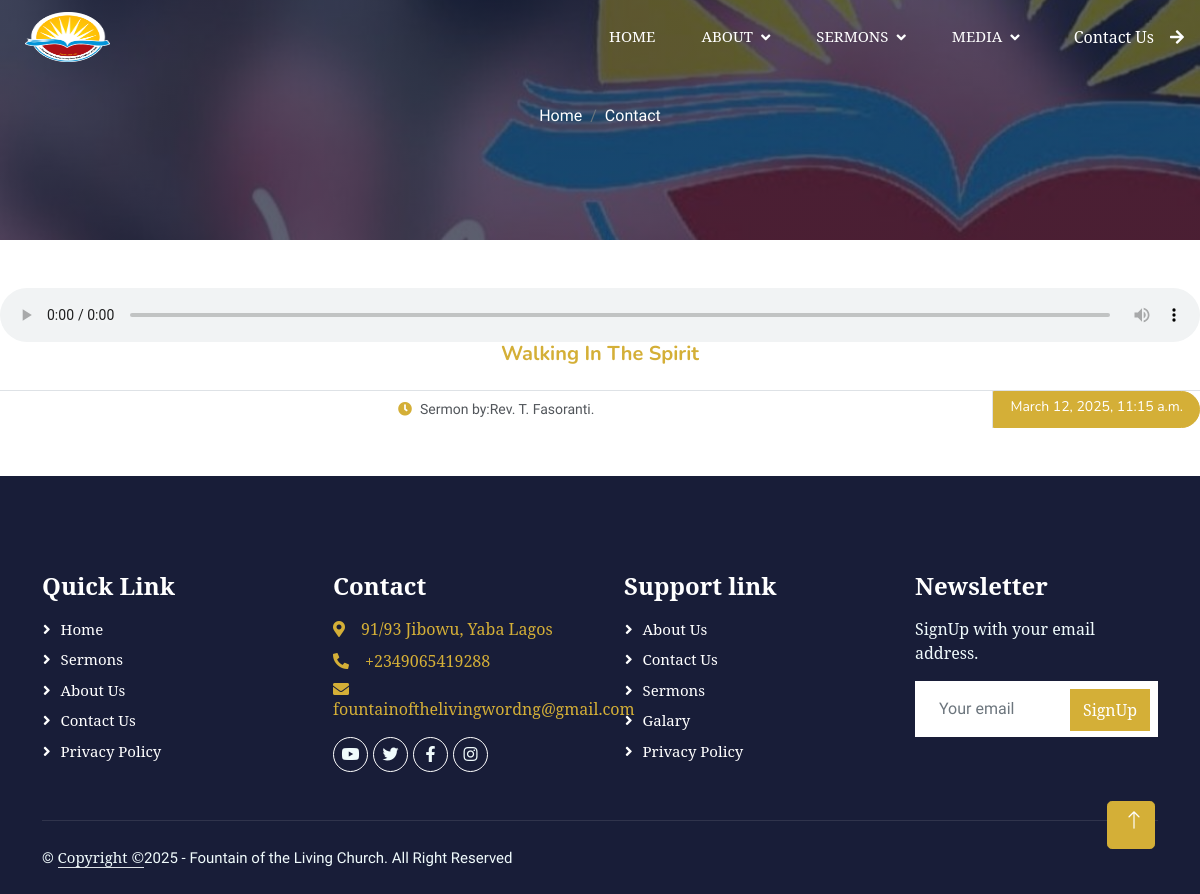
The app's page /audio_sermons_detail/7/, older data.
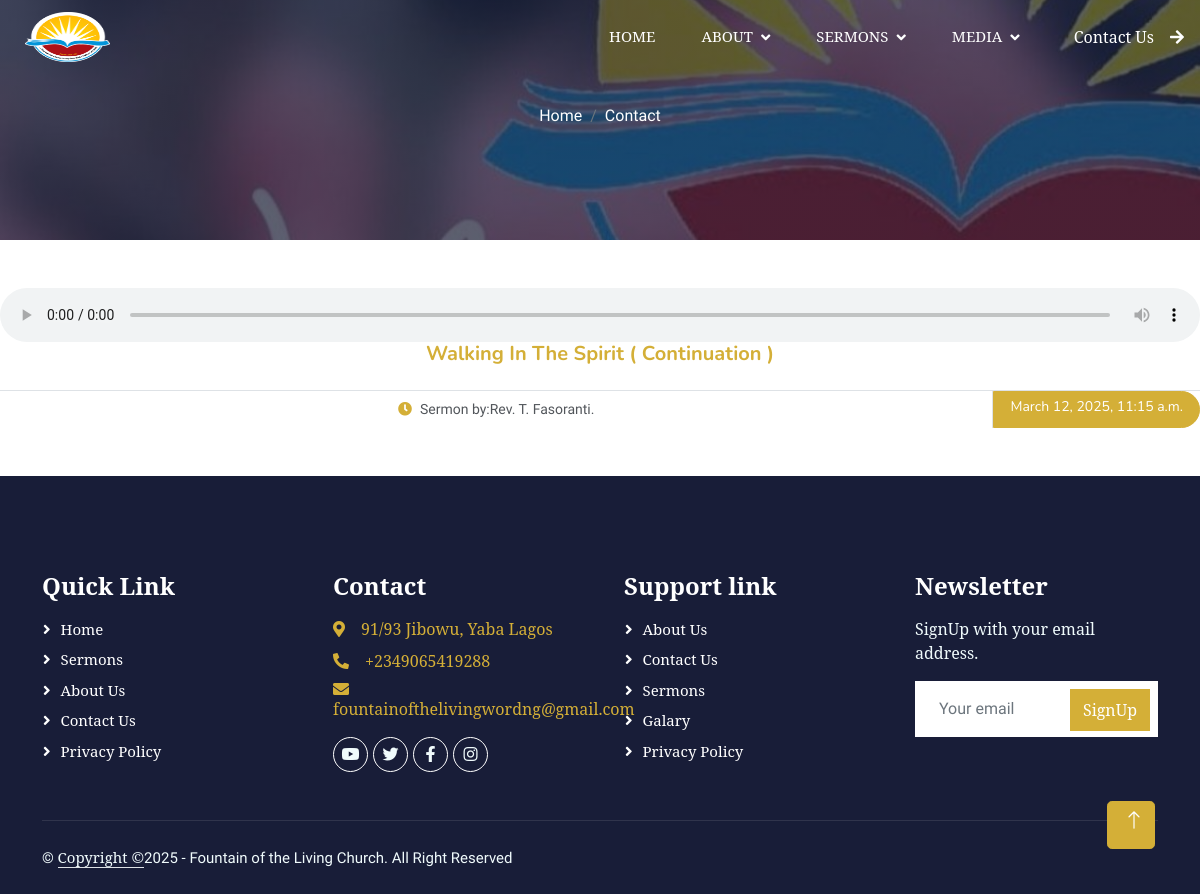
The same page, newer data.
### fountain/models.py (models this page shows, shortened)
class ChurchAudioSermons(models.Model):
    audio_Sermons_time = models.CharField(max_length=255, blank=True, null=True)
    audio_sermons_title = models.TextField(max_length=255)
    audio_sermons_preach_by = models.CharField(max_length=100, blank=True, null=True)
    audio_sermons = models.FileField(upload_to='audio/')
    audio_sermons_publish_date = models.DateTimeField (auto_now_add= True)
    audio_sermons_author = models.ForeignKey(User, on_delete=models.CASCADE)
    class Meta:
        ordering =['-audio_sermons_publish_date']

### fountain/views.py (the view, shortened to what this page needs)
# urls.py: path('audio_sermons_detail/<int:pk>/', AudioSermonsArticleDetail.as_view(), name="audio_sermons_detail"),
class AudioSermonsArticleDetail(DetailView):
    model = ChurchAudioSermons
    template_name = 'fountainchurch/audio_article_detail.html'

### templates/fountainchurch/audio_article_detail.html (shortened to what this page needs)
{% extends "base.html" %}
{% load static %}
{% block content%}
  <div class="container-fluid bg-primary py-5 mb-5 page-header">
    <div class="container py-5">
        <div class="row justify-content-center">
            <div class="col-lg-10 text-center">
                <nav aria-label="breadcrumb">
                    <ol class="breadcrumb justify-content-center">
                        <li class="breadcrumb-item"><a class="text-white" href="{% url 'home' %}">Home</a></li>
                        <li class="breadcrumb-item"><a class="text-white" href="{% url 'contact' %}">Contact</a></li>
                    </ol>
                </nav>
            </div>
        </div>
    </div>
</div>
        <audio loop controls width="100%" height="40%" style="width: 100%; object-fit: cover; border-radius: 5px;">
            <source src="{{ object.audio_sermons.url }}" type="audio/mp4">
        </audio>
          <center><h5 class="mb-4"style="color: #d4af37;">{{ object.audio_sermons_title }}</h5></center>
<div class="d-flex border-top">
    <small class="flex-fill text-center border-end py-2"><i class="fa fa-clock text-primary me-2"></i>Sermon by:{{ object.audio_sermons_preach_by }}</small>
    <small class="flex-shrink-0 btn btn-sm btn-primary px-3" style="border-radius: 0 30px 30px 0;">{{ object.audio_sermons_publish_date }}</small>
</div>
    {% endblock %}

Row changes from the older to the newer data that the page shows:
changed ChurchAudioSermons "Rev. T. Fasoranti.": audio_sermons_title "Walking In The Spirit" → "Walking In The Spirit ( Continuation )"
